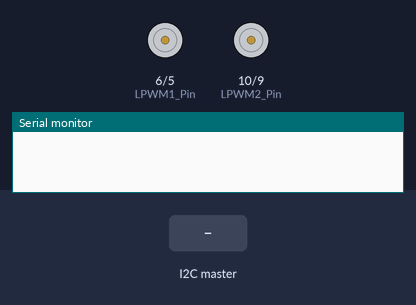
Simulated run of this sketch. Board: Arduino Uno, built with avr-gcc and run on an emulated ATmega328P. On the bench: motor-driver pin pairs drawn as motors (green arrow = first pin HIGH = forward, orange = second pin HIGH = backward, longer = more drive), the last lines printed to the serial monitor. The inputs (shaded band) are chosen by the test bench.

Above: at 1.2 s.
1.3 s: the I2C master sends "f"
At 2.3 s:
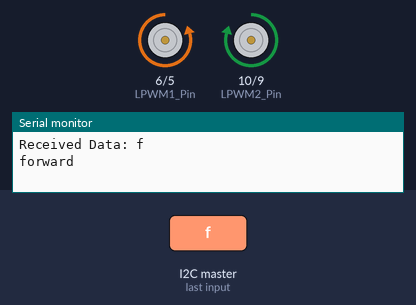
2.8 s: the I2C master sends "b"
At 3.4 s:
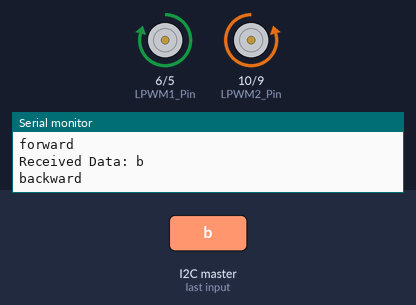
4.3 s: the I2C master sends "l"
At 4.6 s:
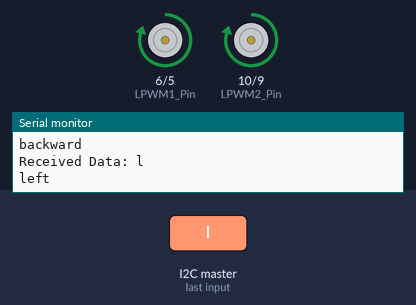
5.8 s: the I2C master sends "r"
At 6.9 s:
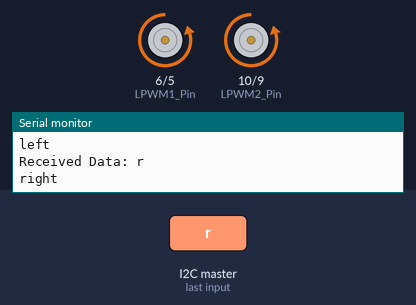
Timing chart, 0 to 8.3 s (numbered marks = the images above; inputs shaded):
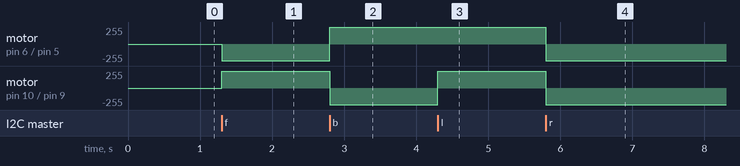

The sketch:

example-motor-driver-code.ino
```cpp
#include <Wire.h>

// LEFT BTS
#define RPWM1_Pin 5
#define LPWM1_Pin 6

// RIGHT BTS
#define RPWM2_Pin 9
#define LPWM2_Pin 10

char receivedData;

// SPEED
int speed = 250;

void setup() {
  Serial.begin(9600);

  pinMode(RPWM1_Pin, OUTPUT);
  pinMode(LPWM1_Pin, OUTPUT);
  pinMode(RPWM2_Pin, OUTPUT);
  pinMode(LPWM2_Pin, OUTPUT);

  Wire.begin(11);
  Wire.onReceive(receiveEvent);
}

void loop() {
}

void receiveEvent(int howMany) {
  while (Wire.available()) {
    receivedData = Wire.read();
    Serial.print("Received Data: ");
    Serial.println(receivedData);

    if (receivedData == 'f') {
      forward(speed);
    }
    if (receivedData == 'b') {
      backward(speed);
    }
    if (receivedData == 'l') {
      left(speed);
    }
    if (receivedData == 'r') {
      right(speed);
    }
    if (receivedData == 's'){
      stop();
   }
  }
}

void forward(int speed) {
  analogWrite(RPWM2_Pin, 0);
  analogWrite(LPWM2_Pin, speed);
  analogWrite(RPWM1_Pin, speed);
  analogWrite(LPWM1_Pin, 0);
  Serial.println("forward");
}

void backward(int speed) {
  analogWrite(RPWM2_Pin, speed);
  analogWrite(LPWM2_Pin, 0);
  analogWrite(RPWM1_Pin, 0);
  analogWrite(LPWM1_Pin, speed);
  Serial.println("backward");
}

void left(int speed) {
  analogWrite(RPWM2_Pin, 0);
  analogWrite(LPWM2_Pin, speed);
  analogWrite(RPWM1_Pin, 0);
  analogWrite(LPWM1_Pin, speed);
  Serial.println("left");
}

void right(int speed) {
  analogWrite(RPWM2_Pin, speed);
  analogWrite(LPWM2_Pin, 0);
  analogWrite(RPWM1_Pin, speed);
  analogWrite(LPWM1_Pin, 0);
  Serial.println("right");
}

void stop() {
  analogWrite(RPWM2_Pin, 0);
  analogWrite(LPWM2_Pin, 0);
  analogWrite(RPWM1_Pin, 0);
  analogWrite(LPWM1_Pin, 0);
  Serial.println("stop");
}
```

Measured:
- after the input at 1.3 s, motor on pin 6 (LPWM1_Pin) / pin 5 (RPWM1_Pin): stopped → backward 250/255 at once; motor on pin 10 (LPWM2_Pin) / pin 9 (RPWM2_Pin): stopped → forward 250/255 at once
- after the input at 2.8 s, motor on pin 6 (LPWM1_Pin) / pin 5 (RPWM1_Pin): backward 250/255 → forward 250/255 at once; motor on pin 10 (LPWM2_Pin) / pin 9 (RPWM2_Pin): forward 250/255 → backward 250/255 at once
- after the input at 4.3 s, motor on pin 10 (LPWM2_Pin) / pin 9 (RPWM2_Pin): backward 250/255 → forward 250/255 at once
- after the input at 5.8 s, motor on pin 6 (LPWM1_Pin) / pin 5 (RPWM1_Pin), motor on pin 10 (LPWM2_Pin) / pin 9 (RPWM2_Pin): forward 250/255 → backward 250/255 at once
